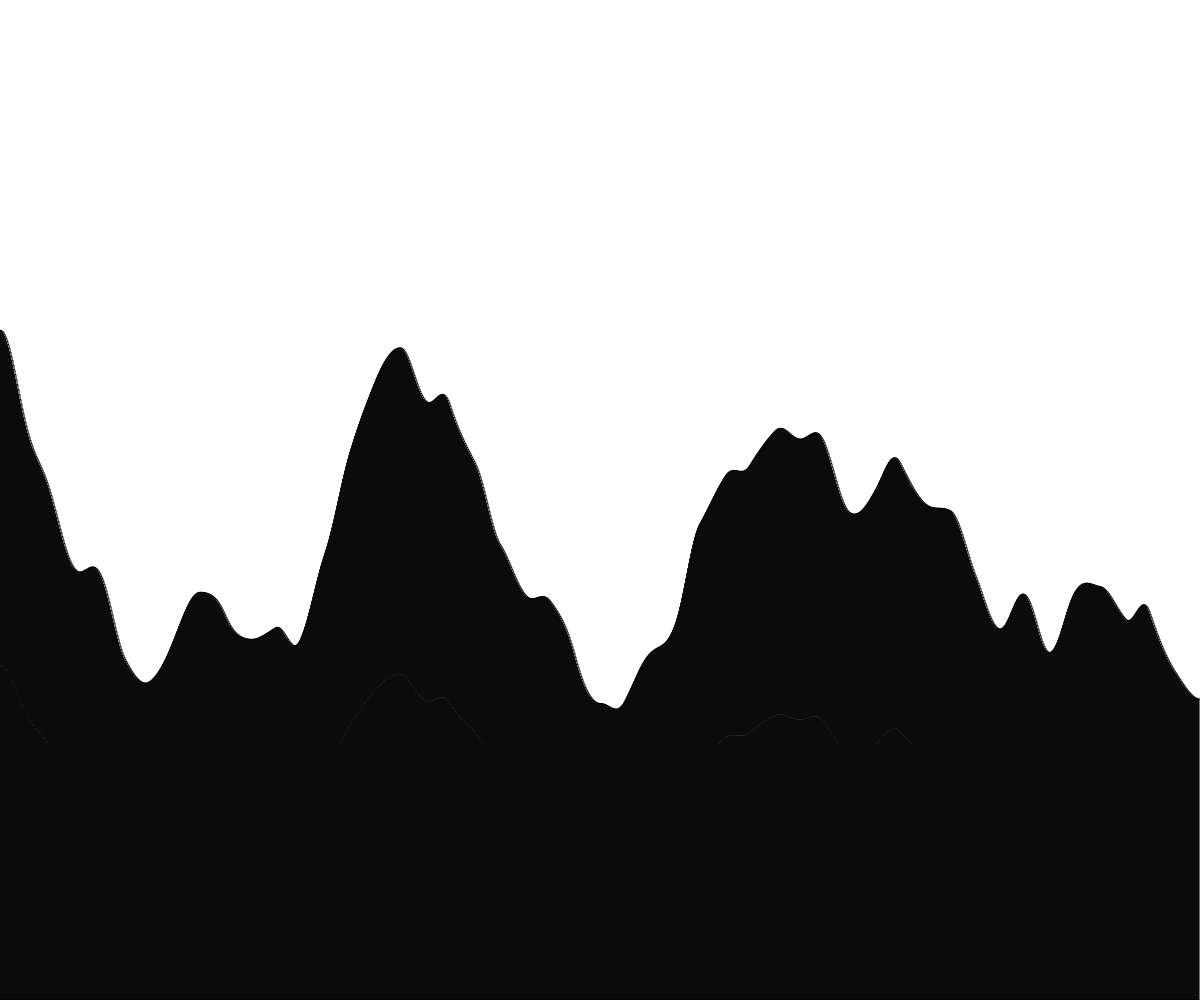
Frame 1 (no input)
Frame 60 (no input): identical to frame 1, image omitted
Frame 120 (the mouse pressed at the canvas centre since frame 60): identical to frame 1, image omitted

The p5.js sketch that drew this single still picture (run headless with seeded random() and noise() and a simulated clock; from frame 60 on, the mouse is pressed at the canvas centre):

// p5.js sketch
// ── sketch.js
// Project Title
// Your Name
// Date
//
// Extra for Experts:
// - describe what you did to take this project "above and beyond"

let time = 0;
let terrain = [];
let xOffset = 0;

function setup() {
  createCanvas(windowWidth, windowHeight);
  spawnRectangles();
}

function draw() {
  background(255);
  // let x = noise(time)*width;
  // let y = noise(time + 1)*height;
  // fill("red");
  // circle(x, y, 50);
  // time += 0.1;
  if (keyIsDown(RIGHT_ARROW)) {
    xOffset += 5;
  }

  if (keyIsDown(LEFT_ARROW)) {
    xOffset -= 5;
  }

  for (let i=xOffset; i<xOffset+width; i++) {
    rect(terrain[i].x -xOffset, height-terrain[i].height,1,terrain[i].height);
  }
}

function spawnRectangles() {
  let time = 0;
  for (let x=0; x<10000; x++) {
    let h = noise(time)*height;
    let thisRect = {
      x: x,
      height: h,
    }
    terrain.push(thisRect);
    time +=0.005;
  }
}
